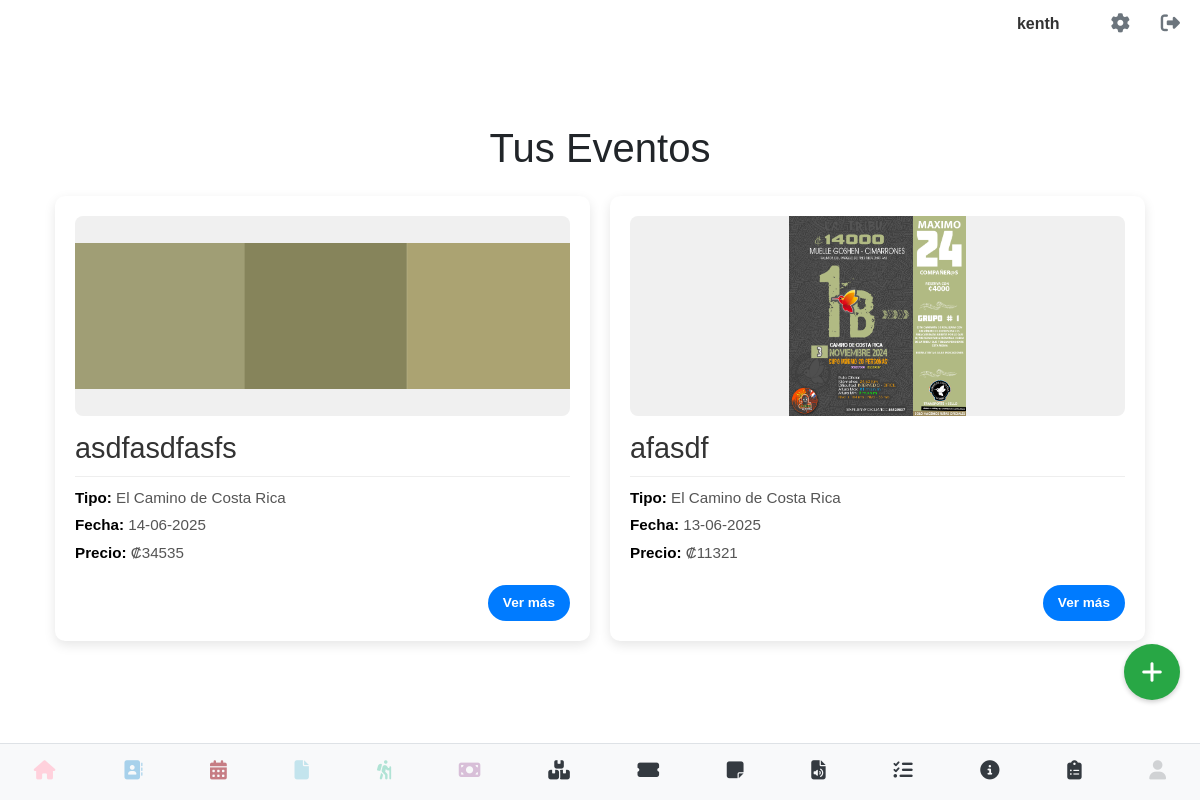
/ver_eventos (signed in), run on the app's committed database.
### models.py (models this page shows, shortened)
class User(UserMixin, db.Model):
    __tablename__ = 'users' # Nombre de la tabla es 'users'
    id = db.Column(db.Integer, primary_key=True)
    username = db.Column(db.String(80), unique=True, nullable=False)
    email = db.Column(db.String(120), unique=True, nullable=False)
    cedula = db.Column(db.String(20), unique=True, nullable=False)
    telefono = db.Column(db.String(20), nullable=False)
    password_hash = db.Column(db.String(128))
    image_filename = db.Column(db.String(255), nullable=True)
    @property
    def is_authenticated(self):
        return True

class Evento(db.Model):
    __tablename__ = 'eventos'
    id = db.Column(db.Integer, primary_key=True)
    usuario_id = db.Column(db.Integer, db.ForeignKey('users.id'), nullable=False)
    flyer_filename = db.Column(db.String(255), nullable=True)
    tipo_evento = db.Column(db.String(100), nullable=False)
    nombre_evento = db.Column(db.String(255), nullable=False)
    precio_evento = db.Column(db.Numeric(10, 2), nullable=False)
    fecha_evento = db.Column(db.Date, nullable=False)
    dificultad_evento = db.Column(db.String(100), nullable=False)
    incluye = db.Column(db.Text, nullable=True)
    lugar_salida = db.Column(db.String(255), nullable=False)
    hora_salida = db.Column(db.Time, nullable=False)
    distancia = db.Column(db.String(50), nullable=True)
    capacidad = db.Column(db.Integer, nullable=False)
    descripcion = db.Column(db.Text, nullable=True)
    instrucciones = db.Column(db.Text, nullable=True)
    recomendaciones = db.Column(db.Text, nullable=True)
    fecha_creacion = db.Column(db.DateTime, default=datetime.utcnow)
    usuario = db.relationship('User', backref=db.backref('eventos', lazy=True))

### app.py (the view)
@app.route('/ver_eventos')
@login_required
def ver_eventos():
    eventos = Evento.query.filter_by(usuario_id=current_user.id).order_by(Evento.fecha_evento.desc()).all()
    return render_template('ver_evento.html', eventos=eventos, generate_csrf=generate_csrf)

### app.py (called while the page is built)
@login_manager.user_loader
def load_user(user_id):
    return User.query.get(int(user_id))

### templates/ver_evento.html (shortened to what this page needs)
{% extends 'base.html' %}
{% block content %}
<div class="container mt-4">
    <h1 class="mb-4 text-center">Tus Eventos</h1>
    {% if eventos %}
    <div class="container-grid">
        {% for evento in eventos %}
        <div class="event-card">
            <div class="flyer-container">
                {% if evento.flyer_filename %}
                    {% set file_extension = evento.flyer_filename.split('.')[-1] %}
                    {% if file_extension in ['png', 'jpg', 'jpeg', 'gif'] %}
                        <img src="{{ url_for('static', filename='uploads/' + evento.flyer_filename) }}" alt="Flyer del Evento">
                    {% elif file_extension == 'pdf' %}
                        <i class="fas fa-file-pdf pdf-icon"></i>
                    {% else %}
                        <i class="fas fa-image no-flyer-icon"></i>
                    {% endif %}
                {% else %}
                    <i class="fas fa-image no-flyer-icon"></i>
                {% endif %}
            </div>
            <h2>{{ evento.nombre_evento }}</h2>
            <p><strong>Tipo:</strong> {{ evento.tipo_evento }}</p>
            <p><strong>Fecha:</strong> {{ evento.fecha_evento.strftime('%d-%m-%Y') }}</p>
            <p><strong>Precio:</strong> ₡{{ "%.0f"|format(evento.precio_evento) }}</p>
            <div class="event-actions">
                <a href="{{ url_for('detalle_evento', id=evento.id) }}" class="edit-btn">Ver más</a>
            </div>
        </div>
        {% endfor %}
    </div>
    {% else %}
    <div class="no-events-message">
        <p>No tienes eventos registrados todavía.</p>
        <p>¡Haz clic en el botón flotante de abajo para crear tu primer evento!</p>
    </div>
    {% endif %}
</div>
<a href="{{ url_for('crear_evento') }}" class="floating-button">
    <i class="fas fa-plus"></i>
</a>
{% endblock %}

### templates/base.html (shortened to what this page needs)
<!DOCTYPE html>
<html lang="es">
<head>
    <link rel="stylesheet" type="text/css" href="{{ url_for('static', filename='css/main.css') }}">
    <link rel="stylesheet" href="https://cdn.jsdelivr.net/npm/sweetalert2@11/dist/sweetalert2.min.css">
</head>
<body>
    <div class="contactos-container">
    {% if current_user.is_authenticated %}
        <div class="top-right">
            <span class="username-display">{{ current_user.username }}</span>
            <a href="{{ url_for('perfil') }}" class="gear-icon"><i class="fas fa-cog"></i></a>
            <a href="{{ url_for('logout') }}" class="logout-icon"><i class="fas fa-sign-out-alt"></i></a>
        </div>
    {% endif %}
</div>
<div class="container-block">
    {% block content %}
    {% endblock %}
</div>
{% include "navbar.html" %}
</body>
</html>

### static/css/base.css (style rules this page uses)
body { font-family: sans-serif; margin: 0; }
.container-block { margin-top:80px; padding: 20px; }
.top-right { position: absolute; top: 10px; right: 20px; display: flex; align-items: center; }
.gear-icon, .logout-icon { font-size: 24px; text-decoration: none; color: #333; margin-left: 15px; }
.username-display { margin-right: 20px; font-weight: bold; color: #333; }

### static/css/perfil.css (style rules this page uses)
body { font-family: sans-serif; margin: 20px; }

### static/css/listar_contacto.css (style rules this page uses)
.contactos-container { font-family: Arial, sans-serif; color: #333; }
.contactos-container .top-right { display: flex; justify-content: flex-end; align-items: center; gap: 1rem; padding-bottom: 1rem; }
.contactos-container .username-display { font-weight: bold; }
.contactos-container .gear-icon, .contactos-container .logout-icon { color: #6c757d; font-size: 1.2rem; text-decoration: none; }

### templates/ver_evento.html (style rules this page uses)
.floating-button { position: fixed; bottom: 100px; right: 20px; background-color: #28a745; color: white; border-radius: 50%; width: 56px; height: 56px; display: flex; justify-content: center; align-items: center; font-size: 24px; box-shadow: 0 2px 5px rgba(0, 0, 0, 0.2); z-index: 1000; text-decoration: none; }
.event-card { background-color: #ffffff; border-radius: 10px; box-shadow: 0 4px 12px rgba(0, 0, 0, 0.1); padding: 20px; margin-bottom: 20px; transition: transform 0.2s ease-in-out, box-shadow 0.2s ease-in-out; display: flex; flex-direction: column; }
.event-card h2 { font-size: 1.8em; color: #333; margin-bottom: 10px; border-bottom: 1px solid #eee; padding-bottom: 10px; }
.event-card p { font-size: 0.95em; color: #555; margin-bottom: 5px; }
.event-card p strong { color: #000; }
.event-actions { display: flex; justify-content: flex-end; gap: 10px; margin-top: 15px; flex-wrap: wrap; }
.event-actions a, .event-actions button { padding: 8px 15px; border-radius: 20px; text-decoration: none; font-weight: bold; transition: background-color 0.3s ease, transform 0.2s ease; font-size: 0.85em; cursor: pointer; border: none; }
.edit-btn { background-color: #007bff; color: white; }
.flyer-container { width: 100%; height: 200px; background-color: #f0f0f0; display: flex; align-items: center; justify-content: center; overflow: hidden; border-radius: 8px; margin-bottom: 15px; }
.flyer-container img { max-width: 100%; max-height: 100%; object-fit: contain; }
.container-grid { display: grid; grid-template-columns: repeat(auto-fit, minmax(300px, 1fr)); gap: 20px; }

### data on the page
User: username "kenth"
Evento: flyer_filename (picture), nombre_evento "asdfasdfasfs", tipo_evento "El Camino de Costa Rica", fecha_evento "14-06-2025", precio_evento "34535"
Evento: flyer_filename (picture), nombre_evento "afasdf", tipo_evento "El Camino de Costa Rica", fecha_evento "13-06-2025", precio_evento "11321"
